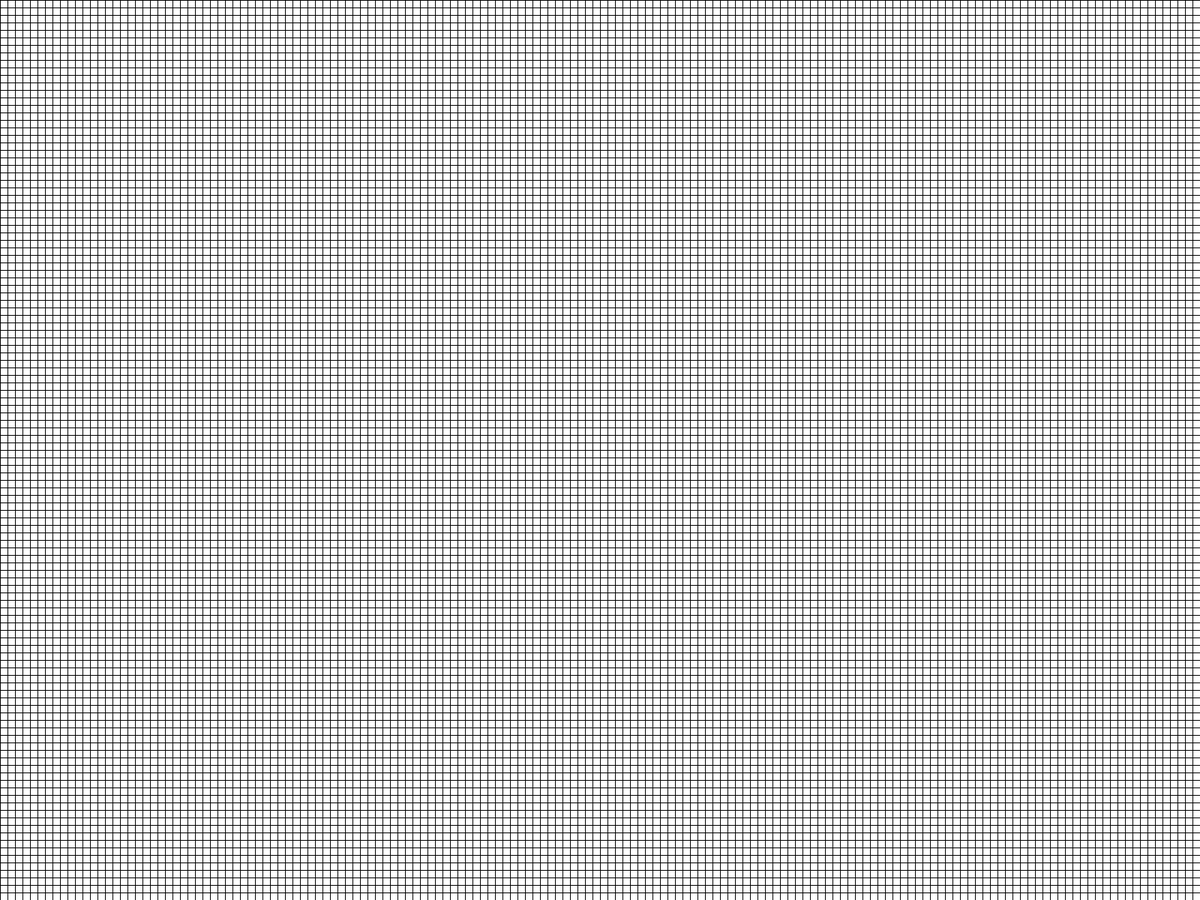
Frame 1 (no input)
Frame 60 (the mouse pressed at the canvas centre just before this capture): identical to frame 1, image omitted
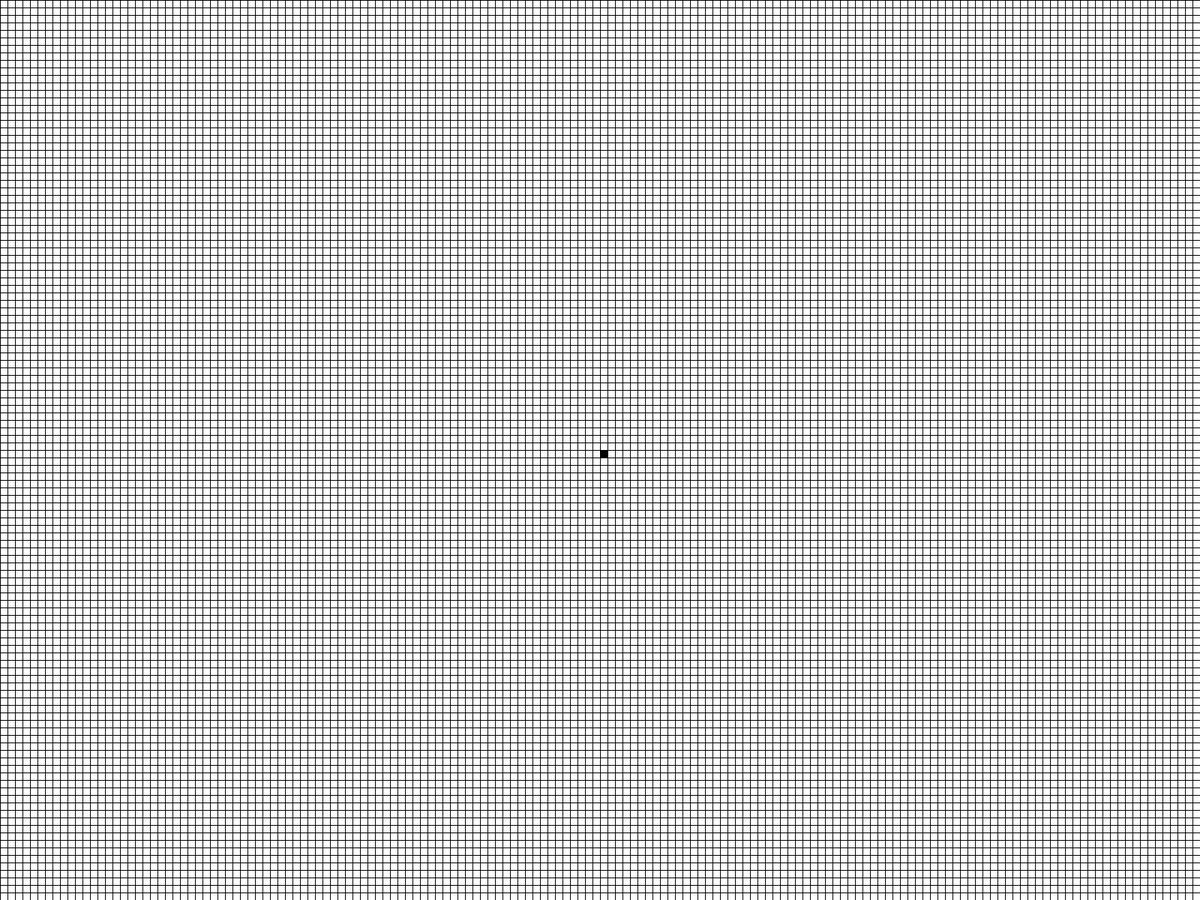
Frame 120 (the mouse held since frame 60 and released just before this capture)

The Processing sketch that drew these frames (run headless with seeded random() and noise(); from frame 60 on, the mouse is pressed at the canvas centre):

// Processing sketch: LifeGame
// ── LifeGame.pde
Cell[][] cells;
int cellSize = 10;
//const
int arraySizeX;
int arraySizeY;
boolean play = false;
boolean nowSpacePress = false;


void setup(){
  fullScreen();
  colorMode(HSB, 360, 100, 100, 100);
  arraySizeX = width/cellSize;
  arraySizeY = height/cellSize;
  cells = new Cell[arraySizeX + 2][arraySizeY + 2];
  for(int y = 0; y < arraySizeY + 2; y++){
    for(int x = 0; x < arraySizeX + 2; x++){
      cells[x][y] = new Cell(0);
    }
  }
  drawCell(play);
  frameRate(1000);
}

void draw(){
  if(mousePressed){
    cells[int(mouseX/cellSize + 1)][int(mouseY/cellSize + 1)].v = 1;
    drawCell(false);
  }
  if(play){
    drawCell(true);
  }
  else{
    if(nowSpacePress){
      drawCell(true);
      nowSpacePress = false;
    }
  }
  
}

void keyPressed(){
  if(key == 'p'){
    play = !play;
  }
  if(key == ' '){
    nowSpacePress = true;
  }
}
// ── Agent.pde
class Cell{
  Cell(int iv){
    //b = ib;
    v = iv;
  }
  
  Cell(Cell cell){
    v = cell.v;
  }
  //float b;
  float v;
}
// ── Method.pde
void drawCell(boolean update){
  Cell[][] tcells = new Cell[arraySizeX+2][arraySizeY+2];
  for(int y = 0; y < arraySizeY + 2; y++){
    for(int x = 0; x < arraySizeX + 2; x++){
      tcells[x][y] = new Cell(cells[x][y]);
    }
  }
  for(int y = 1; y < arraySizeY + 1; y++){
    for(int x = 1; x < arraySizeX + 1; x++){
      if(update){
        int liveCell = 0;
        liveCell += cells[x - 1][y - 1].v;
        liveCell += cells[x - 1][y].v;
        liveCell += cells[x - 1][y + 1].v;
        liveCell += cells[x][y - 1].v;
        //liveCell += cells[x][y].v;
        liveCell += cells[x][y + 1].v;
        liveCell += cells[x + 1][y - 1].v;
        liveCell += cells[x + 1][y].v;
        liveCell += cells[x + 1][y + 1].v;
        if(liveCell == 3 && cells[x][y].v == 0){
          tcells[x][y].v = 1;
        }
        else if((liveCell == 2 || liveCell == 3) && cells[x][y].v == 1){}
        else{
          tcells[x][y].v = 0;
        }
      }
      fill(360 - cells[x][y].v*360);
      rect(x*cellSize - cellSize, y*cellSize - cellSize, cellSize, cellSize);
    }
  }
  cells = tcells;
}
